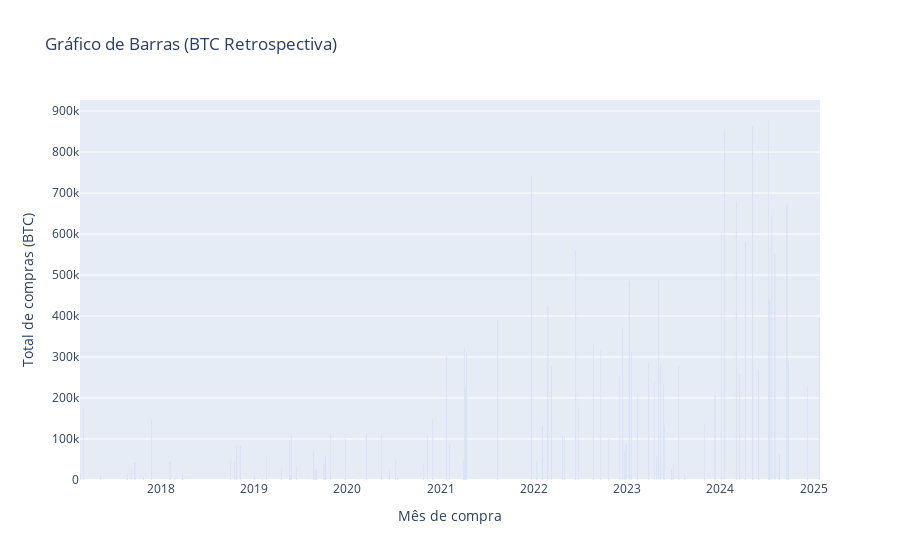

Notebook cell for this chart:
### Code cell
import plotly.express as px

df["mes_compra_str"] = df["mes_compra"].astype(str)

fig = px.bar(df.groupby("mes_compra_str")["total_de_compras"].sum().reset_index(), 
             x="mes_compra_str", 
             y="total_de_compras", 
             title="Gráfico de Barras (BTC Retrospectiva)",
             text_auto=True,
             labels={"mes_compra_str": "Mês de compra", "total_de_compras": "Total de compras (BTC)"}
            )
fig.show()
